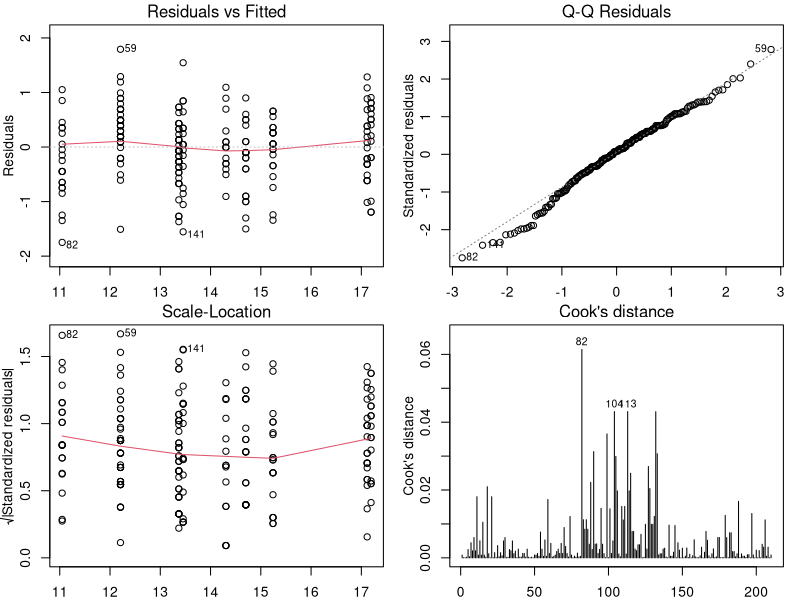
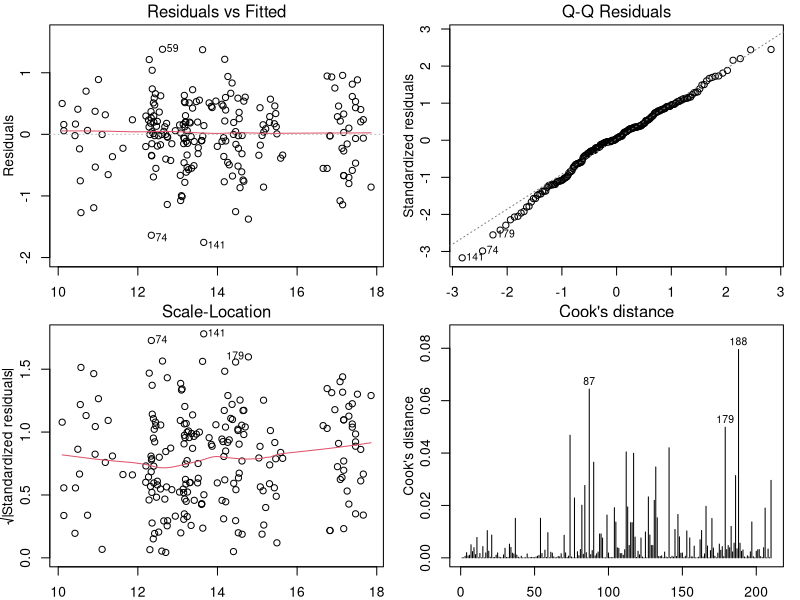
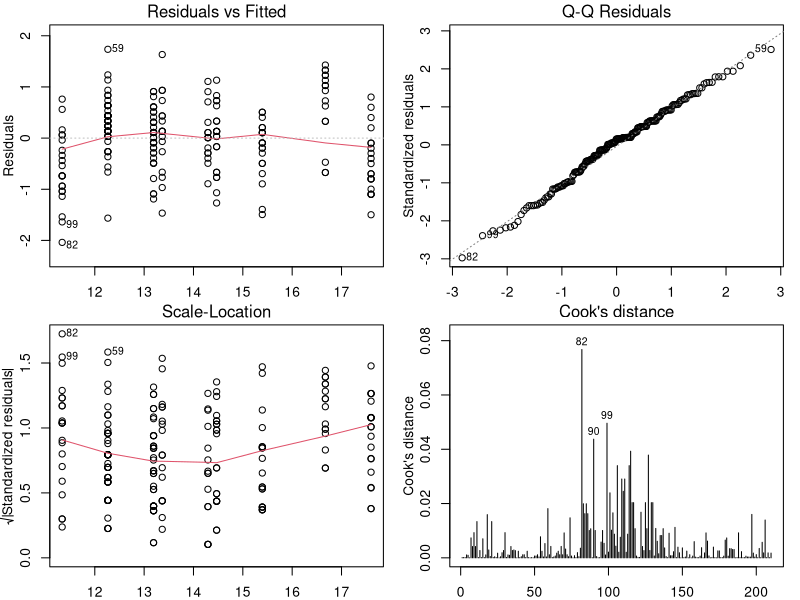
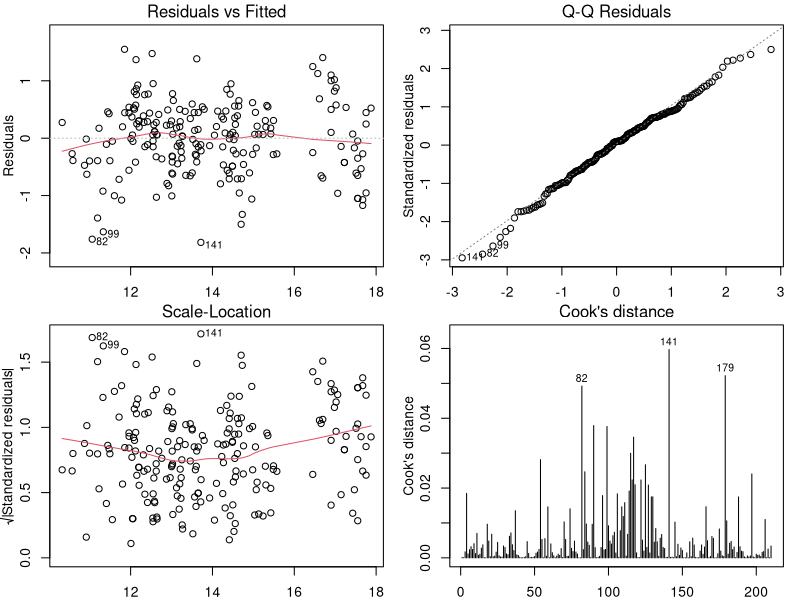
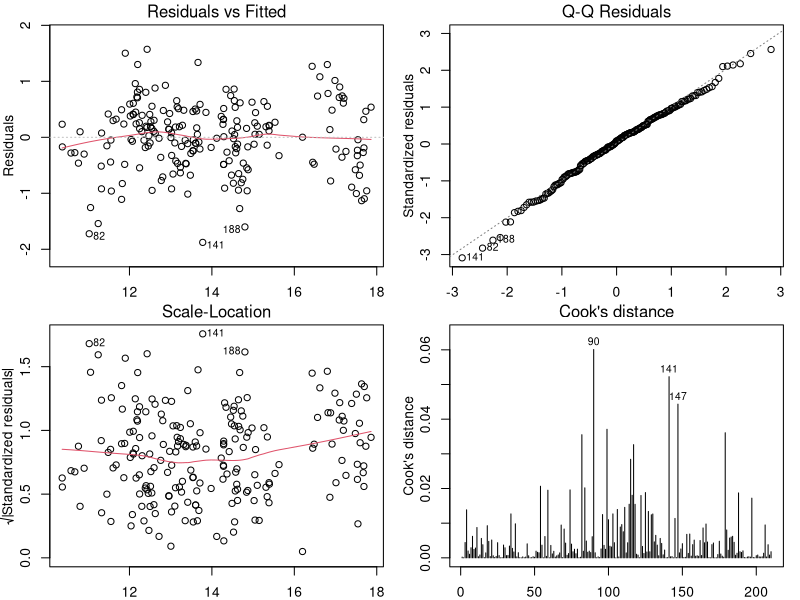
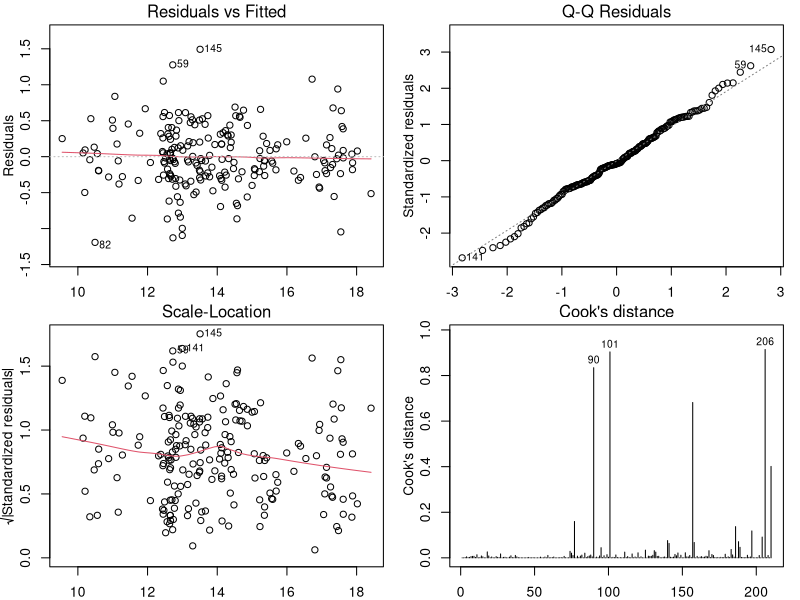
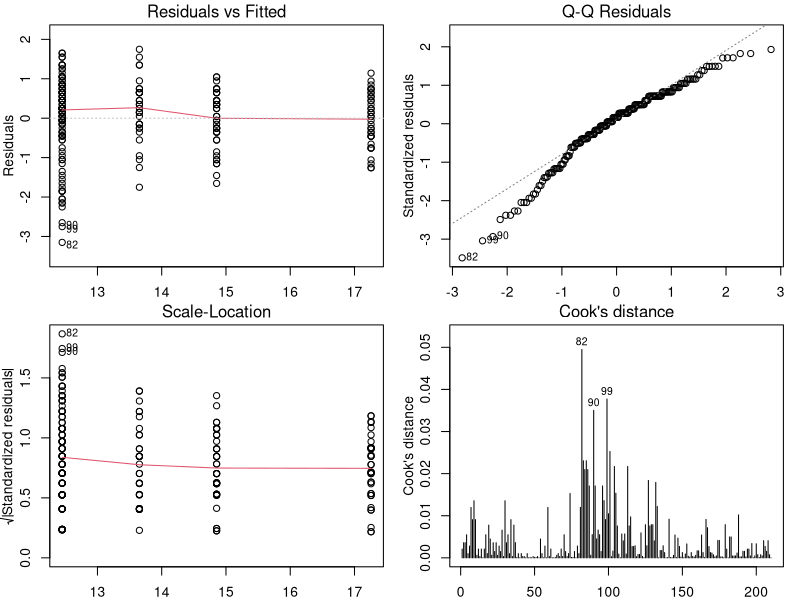
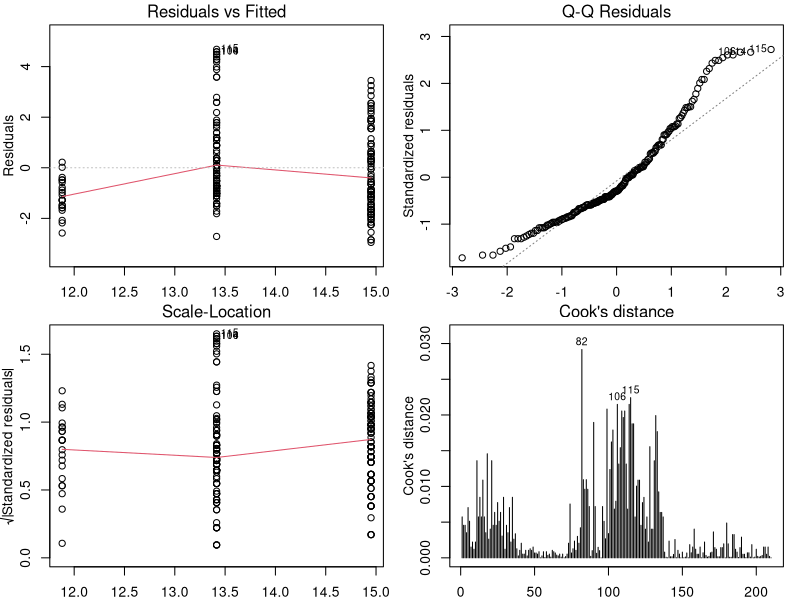

Source code (R) for these figures, in order:
library(tidyverse)

data <- read_csv(file="Morph_Data.csv")

## JD: Dangerous code; what if your data file structure changes
## Better to rename by name (use dplyr::rename, I think)
## Or to edit the input file to make names that are complete but succinct
colnames(data)[1] <- "Age"
colnames(data)[4] <- "Eye"
colnames(data)[6] <- "Fin"
colnames(data)[8] <- "Yolk"
colnames(data)[11] <- "Jaw"

lm_data <- select(data,Length,Age,Treatment)

lm1 <- lm(Length~Age*Treatment,data=lm_data)
summary(lm1)

## JD: Why are you messing with margins?
par(mfrow=c(2,2),mar=c(2,3,1.5,1),mgp=c(2,1,0))
plot(lm1, which=1:4)

## The diagnostic plots are used to check whether the linear model fits the major assumptions - make something that is hard to visualize into a linear relationship that is easier to assess visually
## Residual vs fitted diagnostic plot is testing whether a non-linear relationship is present. If the line is linear then it means we have met our assumptions
## Q-Q plot assesses normality of the data by plotting "quantiles" against each other -- the more linear the relationship the better the "fit"
## Scale location tests if the residuals are distributed evenly between predictors - which essentially tests for Heteroscedasticity -- the flatter the line the more similar the variance
## Cooks distance looks at the relative influence of a single data point on the regression -- cooks distance < 0.05 is acceptable 

## I'm not sure why my cooks distance is a histogram, but it communicates the same information
## JD: Yeah. WTH??


####################### More variables

lm2 <- lm(Length~Age*Treatment*Eye*Yolk,data=data)
summary(lm2)

## Not necessary (nor good) to repeat this.
par(mfrow=c(2,2),mar=c(2,3,1.5,1),mgp=c(2,1,0))
plot(lm2, which=1:4)

## Including more variables improved the residuals vs fitted plot, which means that this relationship is more linear now
## Also improved the scale-location plot, meaniing it reduced heteroscedasticity 
## Cooks distance increased though, with several points being over .05 -- means that certain data points now have more influence than previously

######################## Without interactions... to compare

lm3 <- lm(Length~Age+Treatment,data=lm_data)
summary(lm3)

par(mfrow=c(2,2),mar=c(2,3,1.5,1),mgp=c(2,1,0))
plot(lm3, which=1:4)


## removing the interaction terms strongly affected several of the diagnostic plots 
## the relationship is less linear than it was, but it has better normality (qq plot)
## heteroscedaciticity increased, and cooks distance also increased (relative to lm1)

########################

lm4 <- lm(Length~Age+Treatment+Eye+Yolk,data=data)
summary(lm4)

par(mfrow=c(2,2),mar=c(2,3,1.5,1),mgp=c(2,1,0))
plot(lm4, which=1:4)

#### Fits more of the assumptions of the lm when I include the interaction terms ####

lm5 <- lm(Length~Age+Treatment+Eye+Yolk+Fin+Jaw,data=data)
summary(lm5)

par(mfrow=c(2,2),mar=c(2,3,1.5,1),mgp=c(2,1,0))
plot(lm5, which=1:4)


### Adding more variables without including interaction terms didnt improve much
## cooks distance was reduced slightly, but normality was reduced and heteroscedaciticity is similar 


################

lm6 <- lm(Length~Age*Treatment*Eye*Yolk*Fin*Jaw,data=data)
summary(lm6)

par(mfrow=c(2,2),mar=c(2,3,1.5,1),mgp=c(2,1,0))
plot(lm6, which=1:4)

### Eye diameter and Yolk weight are consistently the most explanatory variable (having the largest estimated coefficient)
######## Adding the fin indent and jaw gape variables increased the cooks distance substantically (almost 2x) for several points
### I'm not sure exactly what this means, but I think that it means that there were a few "outliers" in either fin indent or jaw gape that influence the linear model more heavily when included in the analysis
## All the other diagnostic plots look good, but not necessarily that much better than lm2

### Would it make sense to pick and chose specific interaction terms that I think should be relevant instead of looking at all of them? LOTS of terms for 6 predictors 
### Does it make more sense to include all of the measured variables in the model??? You mentioned before that we shouldn't remove variables because of a low p-value (relationship is unclear)
### JD: We recommend that you should figure out how many predictors you think your data can support, then decide scientifically which interaction terms are important to include and try to stick with the decision
### … journal as you go and explain what changes if any you decide to make.

lm7 <- lm(Length~Age,data=data)
summary(lm7)
par(mfrow=c(2,2),mar=c(2,3,1.5,1),mgp=c(2,1,0))
plot(lm7, which=1:4)

lm8 <- lm(Length~Treatment,data=data)
summary(lm8)
par(mfrow=c(2,2),mar=c(2,3,1.5,1),mgp=c(2,1,0))
plot(lm8, which=1:4)

## JD: No inferential plot nor discussion about inference ☹
